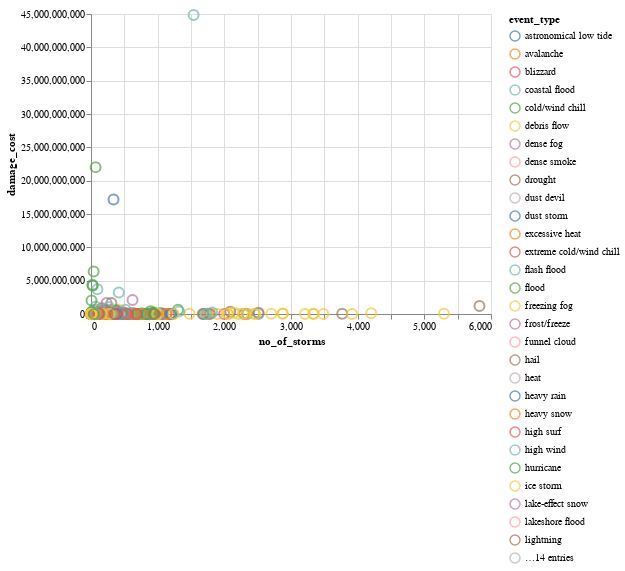

Source (notebook cell):
### Code cell
alt.Chart(storm_data_state).mark_point().encode(
    x='no_of_storms:Q',
    y='damage_cost:Q',
    color='event_type:N',    
    tooltip = ['state:N','event_type:N','no_of_storms:Q','damage_cost:Q']
).configure_point(
    size=100
)

### Figure 1 — Vega-Lite specification as saved in the notebook (floating-point values rounded to 4 significant figures; data arrays with more than 128 entries replaced by an {"elided": "..."} marker saying what was removed)
{"config": {"view": {"continuousWidth": 400, "continuousHeight": 300}, "point": {"size": 100}}, "data": {"name": "data-363ba90ce48896b58bf99f04fa2c87b6"}, "mark": "point", "encoding": {"color": {"field": "event_type", "type": "nominal"}, "tooltip": [{"field": "state", "type": "nominal"}, {"field": "event_type", "type": "nominal"}, {"field": "no_of_storms", "type": "quantitative"}, {"field": "damage_cost", "type": "quantitative"}], "x": {"field": "no_of_storms", "type": "quantitative"}, "y": {"field": "damage_cost", "type": "quantitative"}}, "$schema": "https://vega.github.io/schema/vega-lite/v4.17.0.json", "datasets": {"data-363ba90ce48896b58bf99f04fa2c87b6": {"elided": "1028 records"}}}
